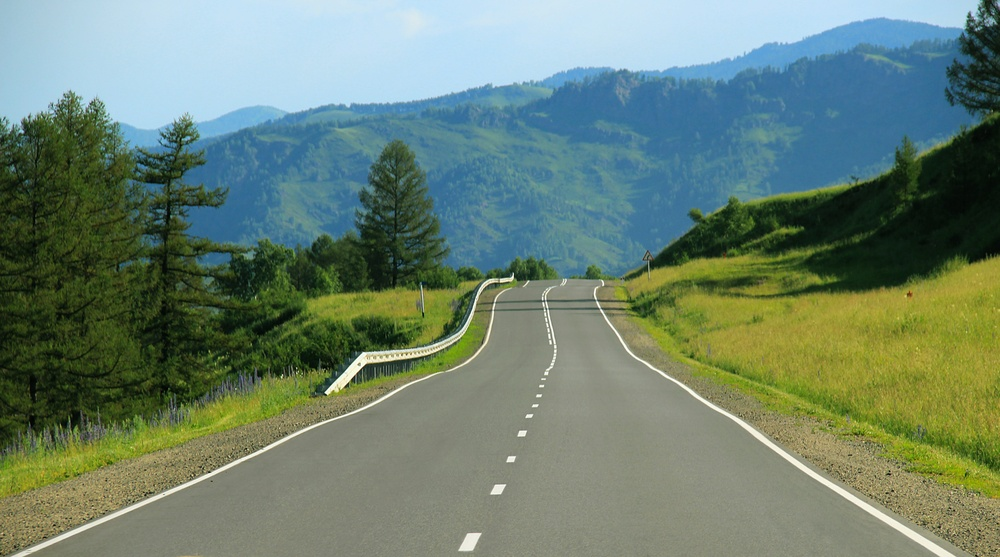
#> input picture lane1.jpg, 1000 x 557 px, shrunk from 7200 x 4013 before the run
$ jupyter execute lane_detection.ipynb
#> lines starting #> are read from the running program, lines starting #| are printed output that depends on the picture; after the words box and inside, x2 and y2 are one past the last pixel; in counts of white or black regions, pixels touching at a corner belong together
### **Part Two**
## **Lane Detection Using Hough Transform**

[cell 1]
import cv2
import numpy as np
import matplotlib.pyplot as plt

## **First Test Image**

### Step 1. Preprocessing

[cell 2]
image1 = cv2.cvtColor(cv2.imread('lane1.jpg'), cv2.COLOR_BGR2GRAY)
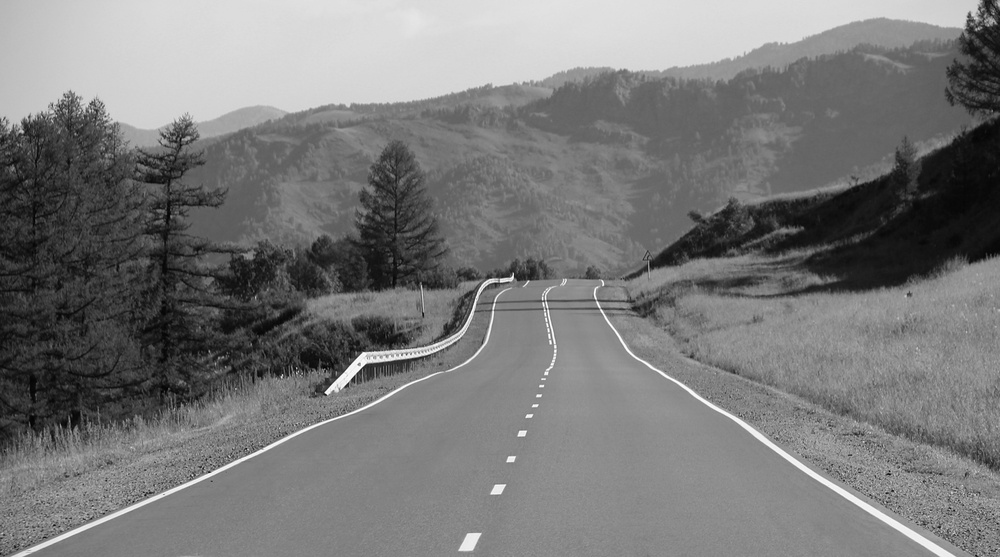
#> image1: shape (557, 1000); min 1, max 254, mean 121.1
image2 = cv2.cvtColor(cv2.imread('lane2.jpg'), cv2.COLOR_BGR2GRAY)
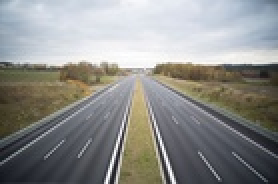
#> input picture lane2.jpg, 139 x 92 px, shrunk from 1000 x 666 before the run (shown 2 times larger)
#> image2: shape (92, 139); min 18, max 255, mean 141.2
image3 = cv2.cvtColor(cv2.imread('lane3.jpg'), cv2.COLOR_BGR2GRAY)
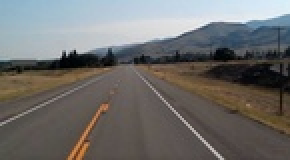
#> input picture lane3.jpg, 145 x 80 px, shrunk from 1042 x 576 before the run (shown 2 times larger)
#> image3: shape (80, 145); min 0, max 240, mean 109.9

image1_rgb = cv2.cvtColor(cv2.imread('lane1.jpg'), cv2.COLOR_BGR2RGB)
image2_rgb = cv2.cvtColor(cv2.imread('lane2.jpg'), cv2.COLOR_BGR2RGB)
image3_rgb = cv2.cvtColor(cv2.imread('lane3.jpg'), cv2.COLOR_BGR2RGB)

[cell 3]
def display_image(image, title):
    plt.figure(figsize=(10, 5))
    plt.imshow(image, cmap="gray")
    plt.title(title)
    plt.axis("off")
    plt.show()

[cell 4]
display_image(image1, "Lane 1")

### Step 2: Applying filters

1. Median Smoothing filter applied
2. Edge Detection Canny filter applied

[cell 5]
def apply_filters(image, smoothing_kernel, lower_th, higher_th):
#> called with smoothing_kernel = 5, lower_th = 100, higher_th = 200
    smoothed_median = cv2.medianBlur(image, smoothing_kernel)
    edges = cv2.Canny(smoothed_median, lower_th, higher_th)
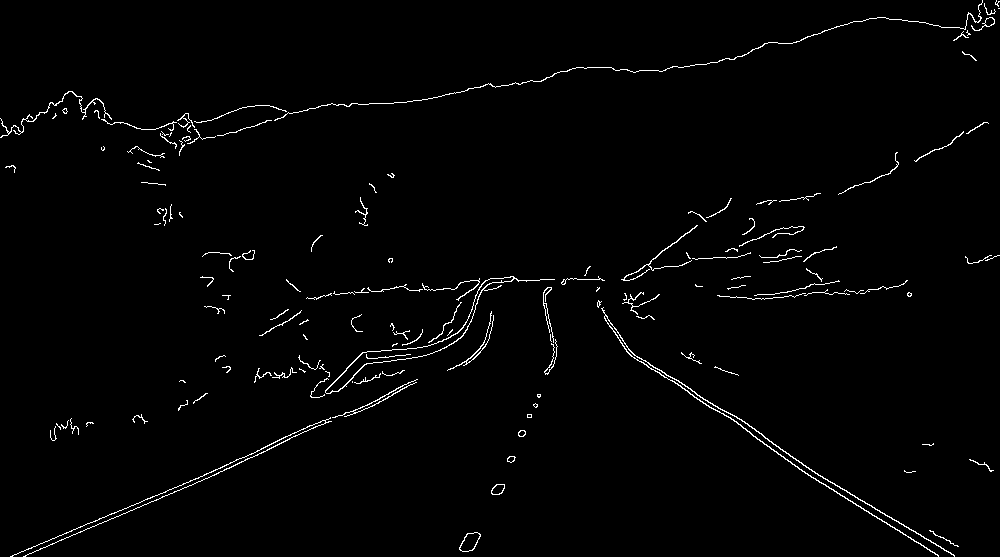
#> edges: shape (557, 1000); 1.6% white in thin lines or dots
    return edges

[cell 6]
image1_filtered = apply_filters(image1, 5, 100, 200)
display_image(image1_filtered, "After Edge Detection")

[cell 7]
print(image1_filtered.shape)
#| (557, 1000)

### Step 3: Extracting Region Of Interest

[cell 8]
def get_roi(image, polygon):
    mask = np.zeros_like(image)
    cv2.fillPoly(mask, polygon, 255)
    roi = cv2.bitwise_and(image, mask)
    return roi

[cell 9]
height1, width1 = image1_filtered.shape
#> height1 = 557; width1 = 1000

polygon1 = np.array([[
    (0, 0.9*height1), (width1, 0.9*height1), (width1//2, 0.62*height1)
]], dtype=np.int32)
#> polygon1 = [[0, 501], [1000, 501], [500, 345]]


image1_roi = get_roi(image1_filtered, polygon1)
#> in get_roi, `cv2.fillPoly(mask, polygon, 255)`: mask: shape (557, 1000); 14.2% white; 1 white region, box (x1, y1, x2, y2) and area: (0, 345, 1000, 502) 78922
#> in get_roi, `roi = cv2.bitwise_and(image, mask)`: roi: shape (557, 1000); 0.24% white in thin lines or dots, all inside (x1, y1, x2, y2) = (141, 351, 908, 502)
display_image(get_roi(image1_filtered, polygon1), "after ROI")

### Step 4: Accumulation using Hough Transform

[cell 10]
def apply_hough_transform(roi, height, width):
    # Hough Transform parameters
#> called with height = 557, width = 1000
    theta_range = np.deg2rad(np.arange(0, 181))  #nsw +d2r?
    diag_len = int(np.sqrt(width**2 + height**2))
#> diag_len = 1144
    rho_range = np.arange(-diag_len, diag_len, 1)  #nsw
#> rho_range = 2288 values from -1144 to 1143
    H = np.zeros((len(rho_range), len(theta_range)), dtype=np.int32)  # Accumulator

    y_idxs, x_idxs = np.nonzero(roi)  #since we need to process only edge pixels
#> y_idxs = 1323 values from 351 to 501; x_idxs = 1323 values, max 907 at index 971, min 141 at index 1312, mean 487.8

    # Voting
    for i in range(len(x_idxs)):
        x = x_idxs[i]
        y = y_idxs[i]
        for t_idx, theta in enumerate(theta_range):
            rho = int(x * np.cos(theta) + y * np.sin(theta))
            rho_idx = np.where(rho_range == rho)[0][0]  # (array([4]),) so used 00
            H[rho_idx, t_idx] += 1
#> this loop made 1323 passes
#> (x, y) on passes 1 to 3: (480, 351), (476, 352), (479, 352)
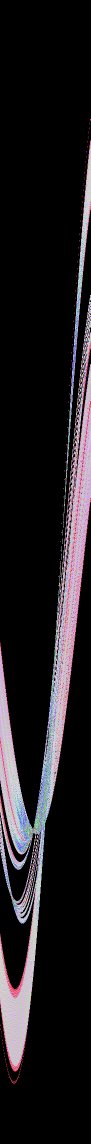
#> H: shape (2288, 181) int32 (shown at 1/2 size); 90 distinct labels, from 0 to 138; one colour per label, 0 black

    plt.figure(figsize=(10, 5))
    plt.imshow(H, cmap="hot", aspect="auto", extent=[0, 180, -diag_len, diag_len])
    plt.title("Hough Transform Accumulator")
    plt.xlabel("Theta (degrees)")
    plt.ylabel("Rho (pixels)")
    plt.colorbar(label="Votes")
    plt.show()
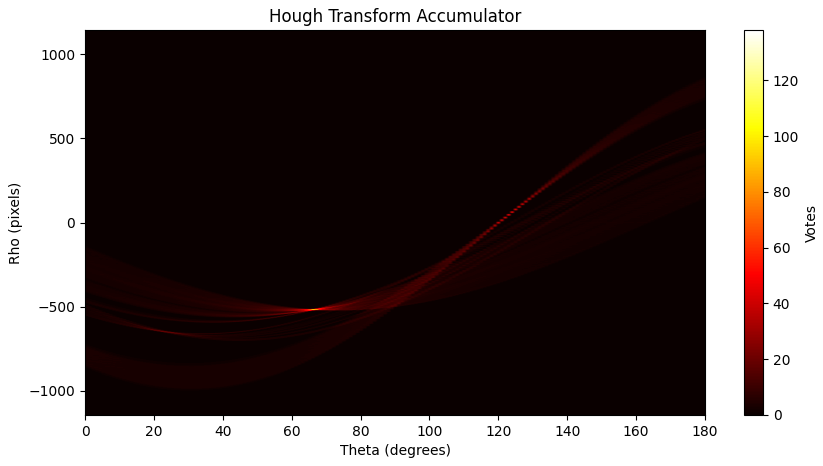
#> figure drawn by matplotlib, 2 panels

    return theta_range, rho_range, H

[cell 11]
theta_range, rho_range, H = apply_hough_transform(image1_roi, height1, width1)
#> theta_range = 181 values from 0 to 3.14; rho_range = 2288 values from -1144 to 1143

### Step 5: Refining Coordinates and HT Post-Processing

[cell 12]
def detect_lane(image, height, theta_range, rho_range, H, threshold, rho_tolerance, theta_tolerance, y_minx , y_maxx):
    # Extract peaks from the accumulator
#> called with height = 557, theta_range = array of shape (181,), rho_range = array of shape (2288,), threshold = 32, rho_tolerance = 100, theta_tolerance = 0.175, y_minx = 0.62, y_maxx = 1
    threshold = 32
    lines = np.argwhere(H > threshold)
#> lines = 154 pairs, first value 988 to 1788, second value 21 to 130

    lines = sorted(lines, key=lambda idx: H[idx[0], idx[1]], reverse=True)
    filtered_lines = []
    rho_theta_used = set() #avoiding duplicates

    # rho_tolerance = 100
    # theta_tolerance = np.deg2rad(10)

    for rho_idx, theta_idx in lines:
        rho = rho_range[rho_idx]
        theta = theta_range[theta_idx]
        if any(abs(rho - r) < rho_tolerance and abs(theta - t) < theta_tolerance
            for r, t in rho_theta_used):
            continue
        rho_theta_used.add((rho, theta))
        filtered_lines.append((rho_idx, theta_idx))
#> this loop made 154 passes
#> (rho_idx, theta_idx, rho, theta) on passes 1 to 3: (1660, 67, 516, 1.17), (1659, 67, 515, 1.17), (1663, 65, 519, 1.13)
#> after the loop, filtered_lines = [(1660, 67), (1064, 125), (1179, 118), (1788, 21)]; rho_theta_used = 4 items


    image_with_lines = image.copy()
    y_min = int(y_minx * height) #parameter here
#> y_min = 345
    y_max = height * y_maxx
#> y_max = 557

    for rho_idx, theta_idx in filtered_lines:
        rho = rho_range[rho_idx]
        theta = theta_range[theta_idx]
        a, b = np.cos(theta), np.sin(theta)
        x1 = int((rho - y_min * b) / a)
        x2 = int((rho - y_max * b) / a)

        cv2.line(image_with_lines, (x1, y_min), (x2, y_max), (0, 255, 0), 2)
#> this loop made 4 passes
#> (rho_idx, theta_idx, rho, theta, a, b, x1, x2) on passes 1 to 4: (1660, 67, 516, 1.17, 0.391, 0.921, 507, 8), (1064, 125, -80, 2.18, -0.574, 0.819, 632, 934), (1179, 118, 35, 2.06, -0.469, 0.883, 574, 973), (1788, 21, 644, 0.367, 0.934, 0.358, 557, 476)
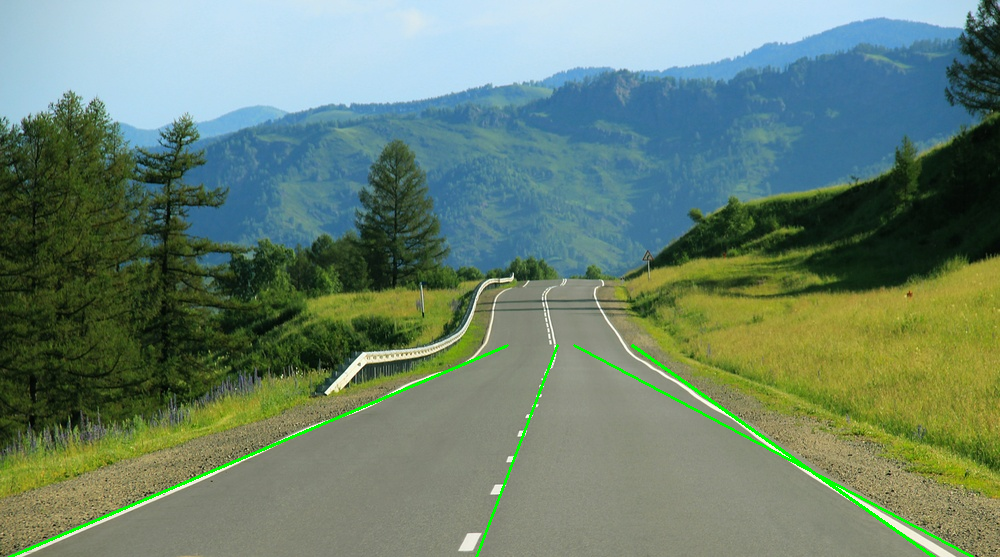
#> image_with_lines: shape (557, 1000, 3); mean R, G, B 106.6, 130, 111.4

    plt.figure(figsize=(10, 5))
    plt.imshow(image_with_lines)
    plt.title("Lane Detection")
    plt.axis("off")
    plt.show()

    return image_with_lines

[cell 13]
image_with_lines = detect_lane(image1_rgb,height1, theta_range, rho_range, H, 32, 100, np.deg2rad(10) , 0.62, 1)

[cell 14]
def compare_output(image_before, image_after):
    fig, ax = plt.subplots(1, 2, figsize=(15, 15))
    ax[0].imshow(image_before)
    ax[0].set_title("Original Image")
    ax[0].axis("off")

    ax[1].imshow(image_after)
    ax[1].set_title("Lane Detection")
    ax[1].axis("off")

[cell 15]
compare_output(image1_rgb, image_with_lines)

----------------------------------------------------------------------------------

## **Second Test Image**

[cell 16]
display_image(image3,"Lane 3")

[cell 17]
image3_filtered = apply_filters(image3, 7, 100, 300)
#> in apply_filters (call 2), `edges = cv2.Canny(smoothed_median, lower_th, higher_th)`: edges: shape (80, 145); 1.9% white in thin lines or dots, all inside (x1, y1, x2, y2) = (0, 7, 145, 36)
display_image(image3_filtered, "After Edge Detection")

[cell 18]
height3, width3 = image3_filtered.shape
#> height3 = 80

polygon3 = np.array([
    [(0, height3), (width3*3//2 - 120, height3), (width3//2 - 25, height3//2), (0, height3//2)]
], dtype=np.int32)


image3_roi = get_roi(image3_filtered, polygon3)
#> in get_roi (call 3), `cv2.fillPoly(mask, polygon, 255)`:
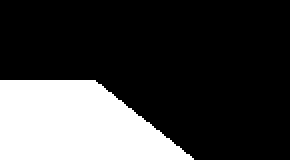
#> mask: shape (80, 145) (shown 2 times larger); 25% white; 1 white region, box (x1, y1, x2, y2) and area: (0, 40, 97, 80) 2905
#> in get_roi (call 3), `roi = cv2.bitwise_and(image, mask)`: roi: shape (80, 145); every value is 0
display_image(get_roi(image3_filtered, polygon3), "after ROI")

[cell 19]
theta_range3, rho_range3, H3 = apply_hough_transform(image3_roi, height3, width3)
#> call 2 of apply_hough_transform, with height = 80, width = 145
#> in apply_hough_transform (call 2), `y_idxs, x_idxs = np.nonzero(roi)`: y_idxs = empty array
#> after the loop in apply_hough_transform (call 2), `for i in range(len(x_idxs)):`: H: shape (330, 181) int32; every value is 0
#> in apply_hough_transform (call 2), `plt.show()`:
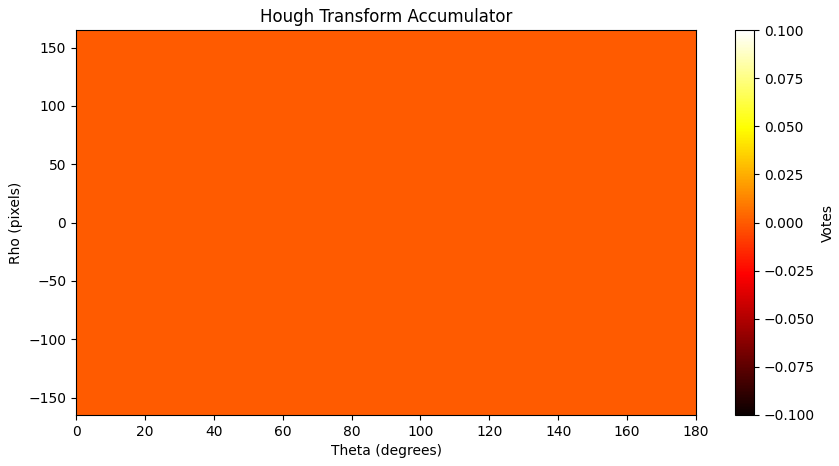
#> figure drawn by matplotlib, 2 panels
#> theta_range3 = 181 values from 0 to 3.14; rho_range3 = 330 values from -165 to 164

[cell 20]
image3_with_lines = detect_lane(image3_rgb, height3, theta_range3, rho_range3, H3, 200, 100, np.deg2rad(10), 0.4, 1)

[cell 21]
compare_output(image3_rgb, image3_with_lines)

----------------------------------------------------------------------------------

## **Third Test Image**

[cell 22]
display_image(image2, "Lane 2")

[cell 23]
image2_filtered = apply_filters(image2, 9, 150, 400)
#> in apply_filters (call 3), `edges = cv2.Canny(smoothed_median, lower_th, higher_th)`: edges: shape (92, 139); 1.1% white in thin lines or dots, all inside (x1, y1, x2, y2) = (0, 31, 139, 35)
display_image(image2_filtered, "After Edge Detection")

[cell 24]
height2, width2 = image2_filtered.shape

polygon2 = np.array([
    [(0, height2), (width2//2 - 120, height2), (width2//2 - 25, height2//2), (0, height2//2)]
], dtype=np.int32)


image2_roi = get_roi(image2_filtered, polygon2)
#> in get_roi (call 5), `cv2.fillPoly(mask, polygon, 255)`:
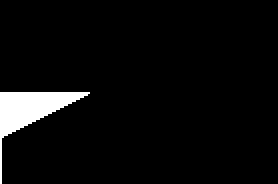
#> mask: shape (92, 139) (shown 2 times larger); 4.5% white; 1 white region, box (x1, y1, x2, y2) and area: (0, 46, 45, 92) 574
#> in get_roi (call 5), `roi = cv2.bitwise_and(image, mask)`: roi: shape (92, 139); every value is 0
display_image(get_roi(image2_filtered, polygon2), "after roi")

[cell 25]
theta_range2, rho_range2, H2 = apply_hough_transform(image2_roi, height2, width2)
#> after the loop in apply_hough_transform (call 3), `for i in range(len(x_idxs)):`: H: shape (332, 181) int32; every value is 0
#> theta_range2 = 181 values from 0 to 3.14; rho_range2 = 332 values from -166 to 165

[cell 26]
image2_with_lines = detect_lane(image2_rgb, height2, theta_range2, rho_range2, H2, 200, 30, np.deg2rad(100), 0.4, 1) #or change 30 to 50

[cell 27]
compare_output(image2_rgb, image2_with_lines)
